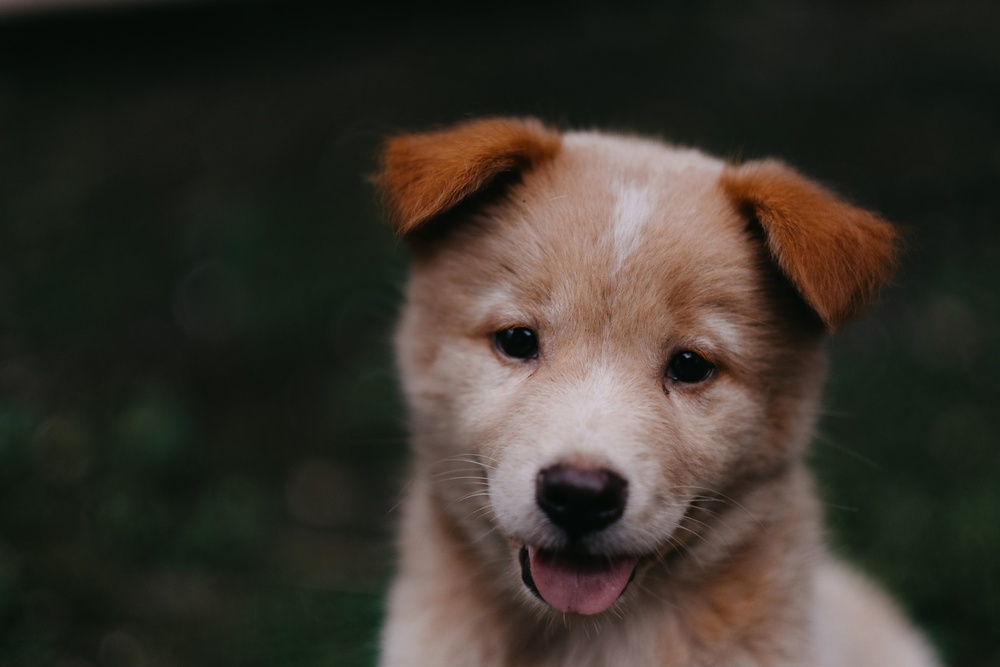
#> input picture DATA/00-puppy.jpg, 1000 x 667 px, shrunk from 1950 x 1300 before the run, given in place of the camera
$ jupyter execute 'Object Tracking - Dense Optical Flow.ipynb'
#> lines starting #> are read from the running program, lines starting #| are printed output that depends on the picture; after the words box and inside, x2 and y2 are one past the last pixel; in counts of white or black regions, pixels touching at a corner belong together
[cell 1]
import cv2
import numpy as np

[cell 2]
cap = cv2.VideoCapture(0)

ret, frame1 = cap.read()
#> frame1 is the input picture: shape (667, 1000, 3); mean B, G, R 43.8, 51.8, 57.3

prvsImg = cv2.cvtColor(frame1, cv2.COLOR_BGR2GRAY)
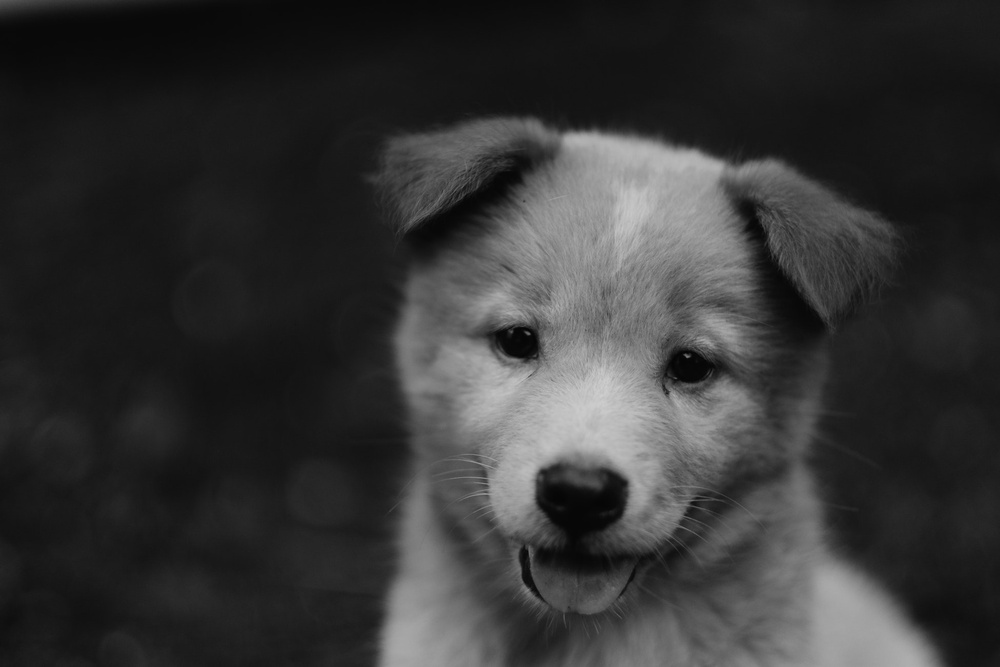
#> prvsImg: shape (667, 1000); min 2, max 207, mean 52.6

hsv_mask = np.zeros_like(frame1)

hsv_mask[:,:,1] = 255

while True:

    ret, frame2 = cap.read()

    nextImg = cv2.cvtColor(frame2, cv2.COLOR_BGR2GRAY)

    # Calculate dense optical flow with Farneback
    flow = cv2.calcOpticalFlowFarneback(prvsImg, nextImg, None, pyr_scale = 0.5, levels = 5, winsize = 11, iterations = 5, poly_n = 5, poly_sigma = 1.1, flags = 0)

    # Compute the magnitude and angle of the 2D vectors: x vector and y vector
    magnitude, angle = cv2.cartToPolar(flow[:,:,0], flow[:,:,1], angleInDegrees=True)
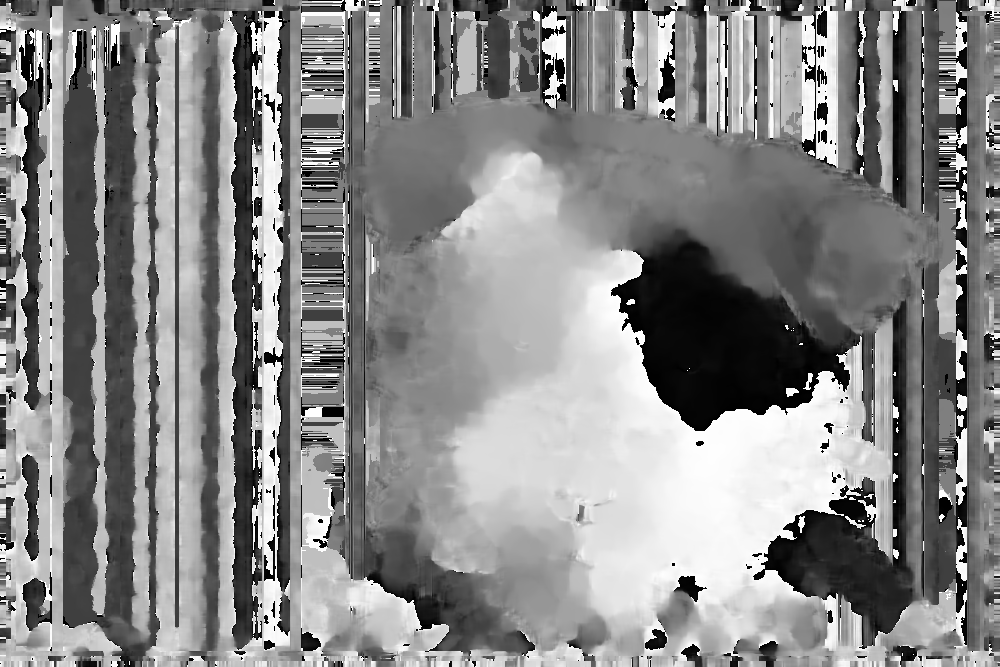
#> angle: shape (667, 1000) float32; min 2.71e-10, max 360, mean 192.3; drawn with min black and max white

    # Set image hue according to the optical flow direction
    hsv_mask[:,:,0] = angle
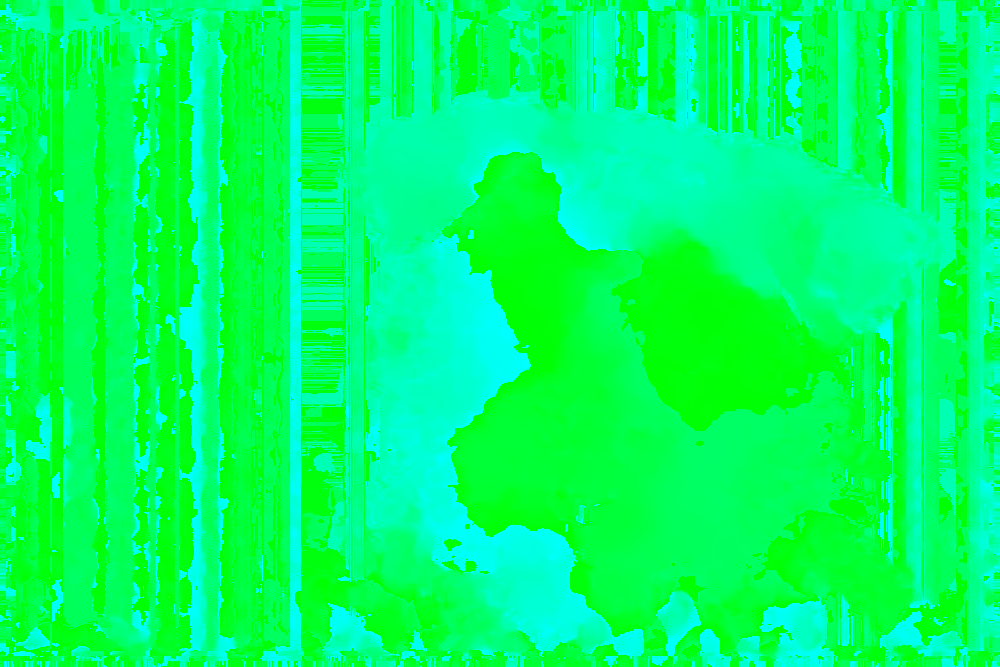
#> hsv_mask: shape (667, 1000, 3); mean of channels 0, 1, 2 101.6, 255, 0; drawn as B, G, R

    # Set image value according to the optical flow magnitude (normalized)
    hsv_mask[:,:,2] = cv2.normalize(magnitude, None, 0, 255, cv2.NORM_MINMAX)
#> hsv_mask: shape (667, 1000, 3); 0.28% of pixels changed, all inside (x1, y1, x2, y2) = (0, 0, 1000, 667)

    # Convert HSV to RGB (BGR) color representation
    rgb = cv2.cvtColor(hsv_mask, cv2.COLOR_HSV2BGR)

    # Open a new window and displays the output frame
    dense_flow = cv2.addWeighted(frame2, 1,rgb, 1, 0)
    cv2.imshow("Dense optical flow", dense_flow)

    # Update previous frame
    prvsImg = nextImg

    # Frame are read by intervals of 10 millisecond. The programs breaks out of the while loop when the user presses the ‘q’ key
    if cv2.waitKey(10) & 0xFF == ord('q'):
#> (key q is pressed here)
        break

cap.release()
cv2.destroyAllWindows()

$ run again, on DATA/Denis_Mukwege.jpg
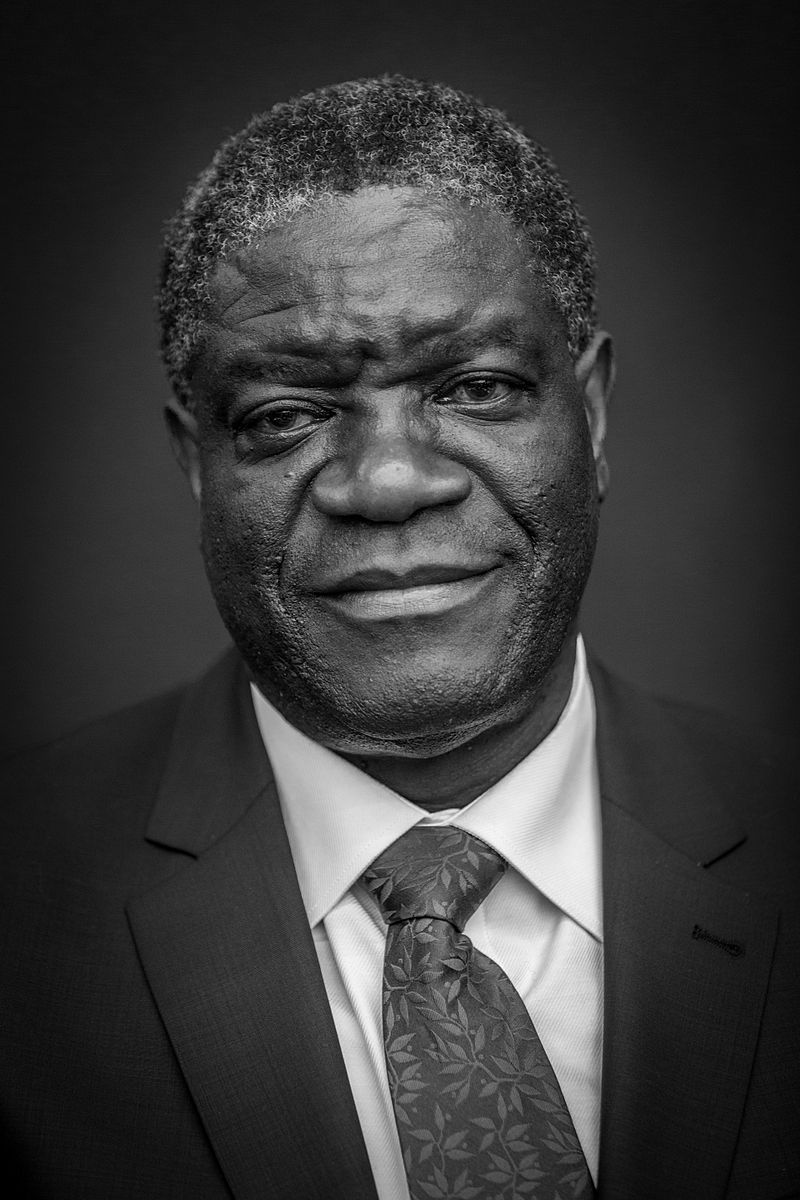
#> input picture DATA/Denis_Mukwege.jpg, 800 x 1200 px, given in place of the camera
#> frame1 is the input picture: shape (1200, 800, 3); min 0, max 255, mean 58.8
#> `magnitude, angle = cv2.cartToPolar(flow[:,:,0], flow[:,:,1], angleInDe..`:
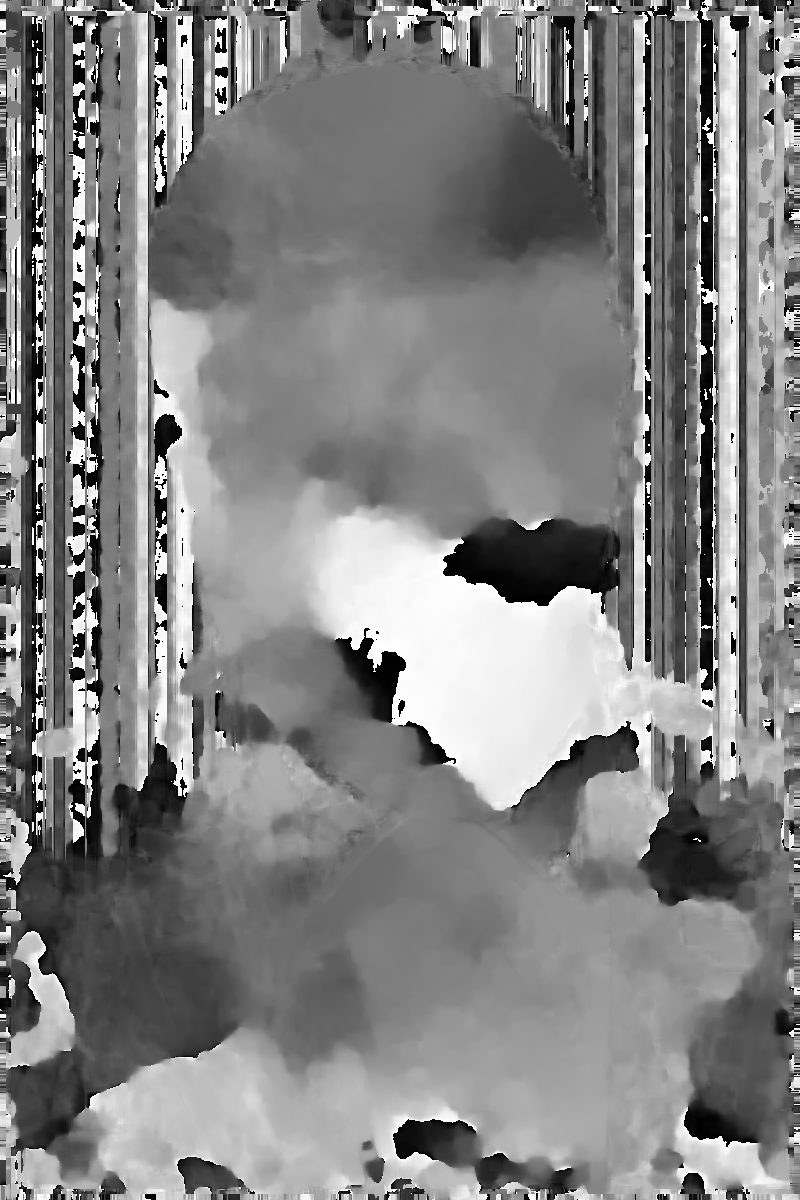
#> angle: shape (1200, 800) float32; min 0, max 360, mean 185.7; drawn with min black and max white
#> `hsv_mask[:,:,0] = angle`:
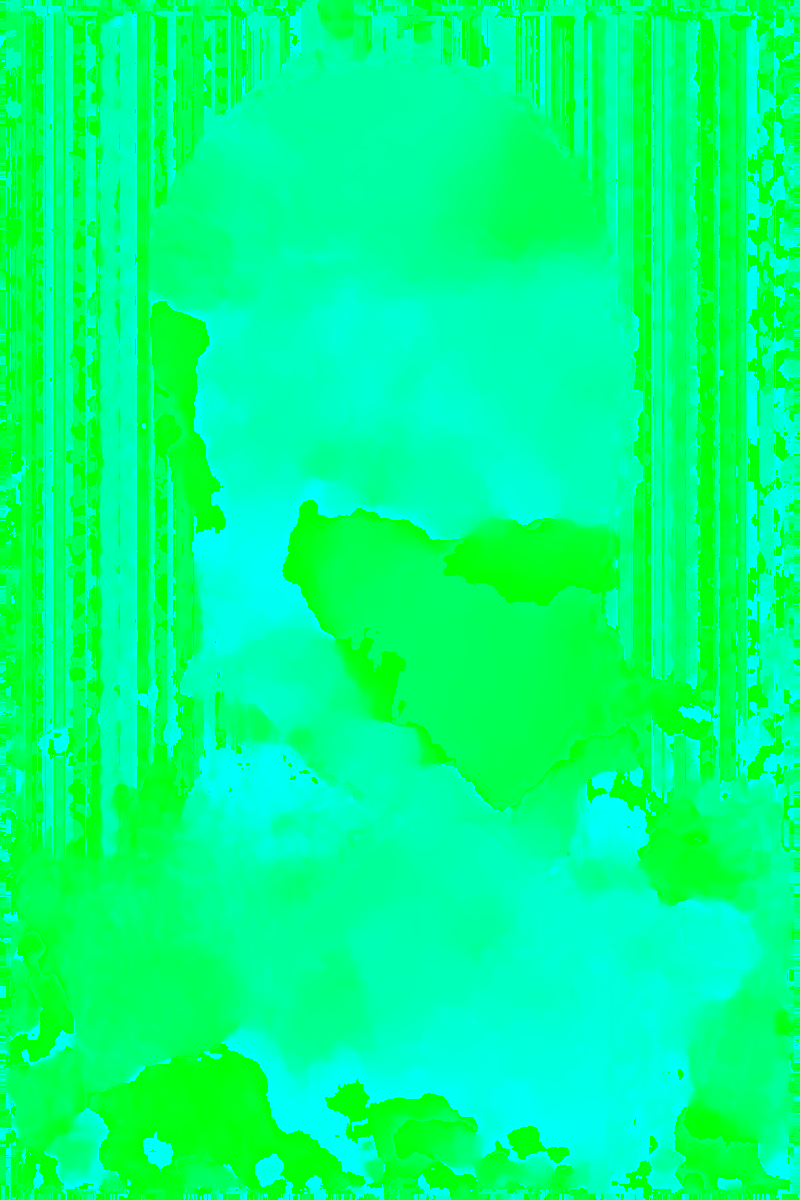
#> hsv_mask: shape (1200, 800, 3); mean of channels 0, 1, 2 131.1, 255, 0; drawn as B, G, R

$ run again, on DATA/Nadia_Murad.jpg
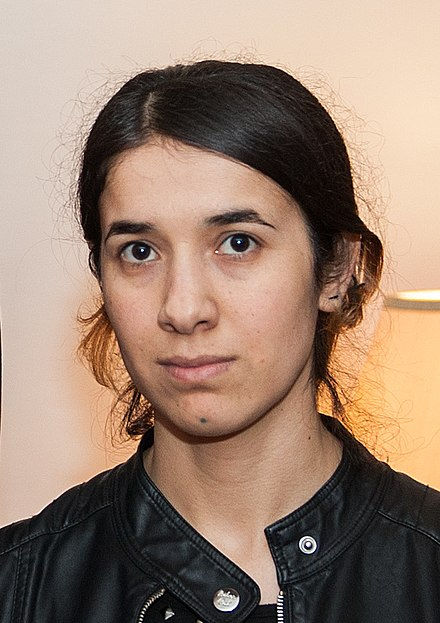
#> input picture DATA/Nadia_Murad.jpg, 440 x 623 px, given in place of the camera
#> frame1 is the input picture: shape (623, 440, 3); mean B, G, R 112.7, 129.2, 153.8
#> `magnitude, angle = cv2.cartToPolar(flow[:,:,0], flow[:,:,1], angleInDe..`:
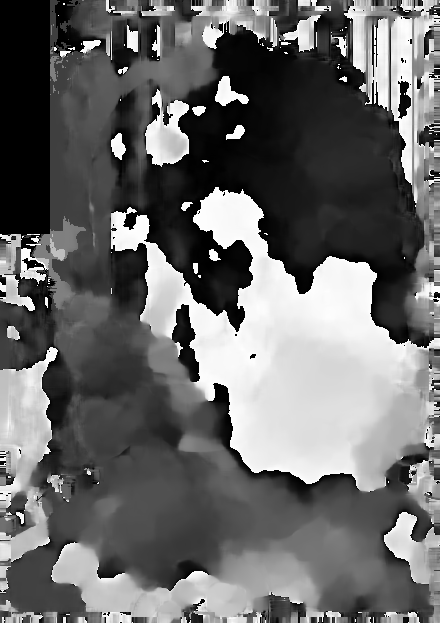
#> angle: shape (623, 440) float32; min 0, max 360, mean 149.5; drawn with min black and max white
#> `hsv_mask[:,:,0] = angle`:
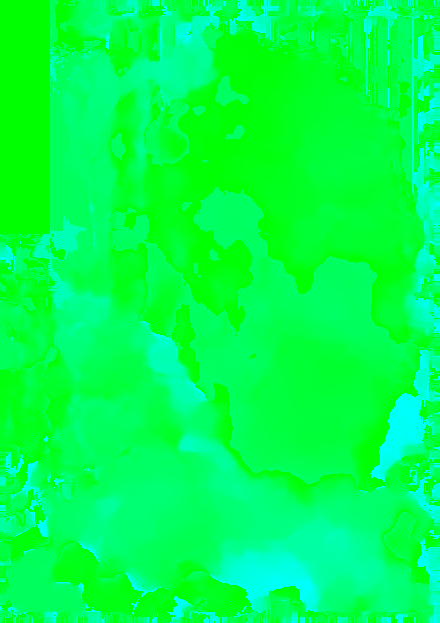
#> hsv_mask: shape (623, 440, 3); mean of channels 0, 1, 2 78, 255, 0; drawn as B, G, R
